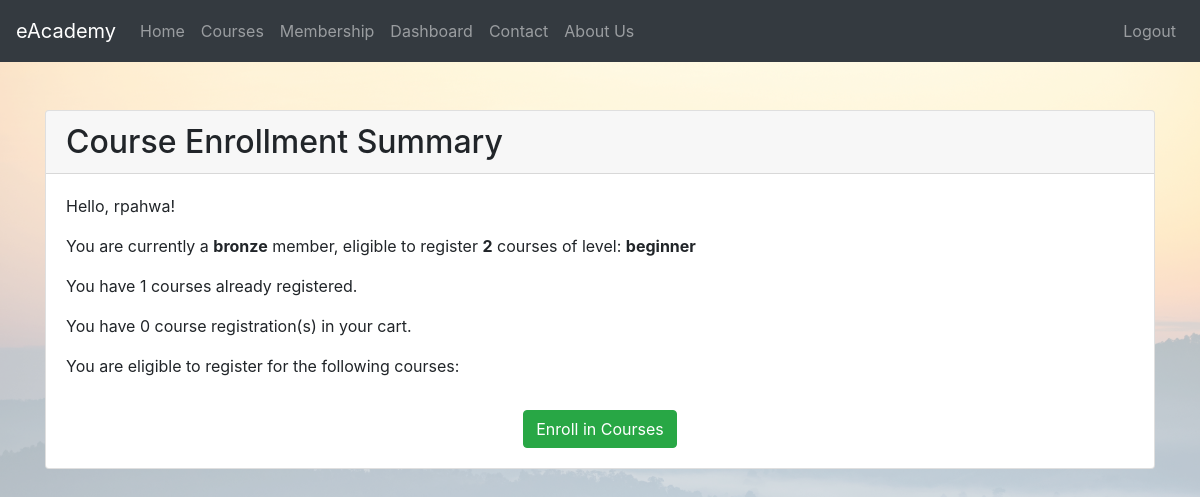
The app's page /checkout/ (signed in), older data.
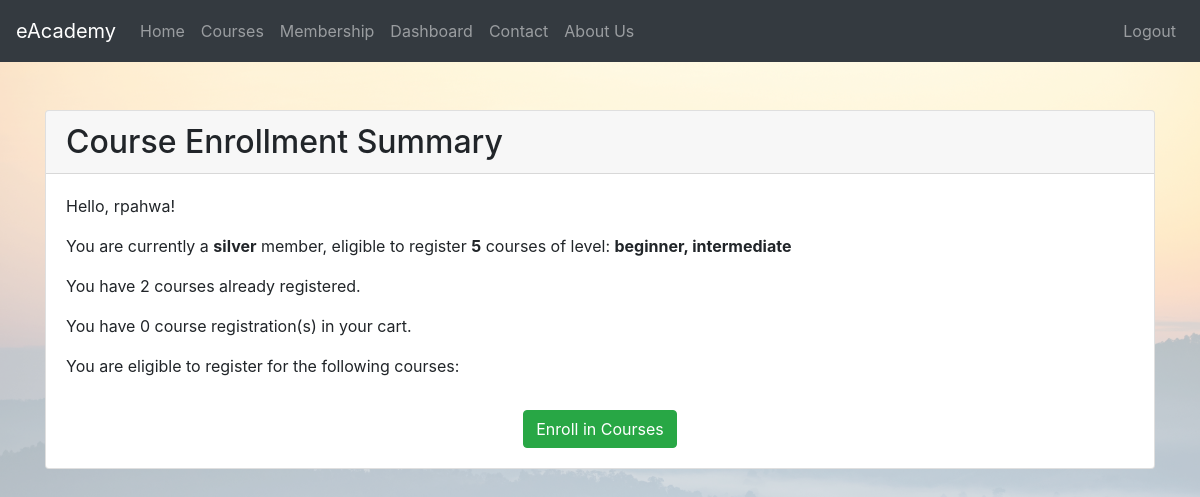
The same page, newer data.
### eAcademyApp/models.py (models this page shows, shortened)
class Membership(models.Model):
    MEMBERSHIP_CHOICES = [
        ('gold', 'Gold'),
        ('silver', 'Silver'),
        ('bronze', 'Bronze'),
    ]
    user = models.OneToOneField(User, on_delete=models.CASCADE)
    membership_type = models.CharField(max_length=10, choices=MEMBERSHIP_CHOICES, default='bronze')

### eAcademyApp/views.py (the view, shortened to what this page needs)
# urls.py: path('checkout/', views.checkout, name='checkout'),
@login_required
def checkout(request):
    if request.user.userprofile.isstudent():
        user_profile = UserProfile.objects.get(user=request.user)
        cart_courses = CartItem.objects.filter(student=user_profile)
        previous_registrations = Enrollment.objects.filter(student=user_profile).count()
        total_registrations = previous_registrations + cart_courses.count()
        membership = Membership.objects.get(user=request.user)
        max_registrations = 0
        access_levels = []
        if membership.membership_type == 'bronze':
            max_registrations = 2
            access_levels = ['beginner']
        elif membership.membership_type == 'silver':
            max_registrations = 5
            access_levels = ['beginner', 'intermediate']
        elif membership.membership_type == 'gold':
            max_registrations = float('inf')
            access_levels = ['beginner', 'intermediate', 'advanced']
        cart_valid = 0
        if total_registrations > max_registrations:
            cart_valid = 1
        context = {
            'user_profile': user_profile,
            'user_membership': membership,
            'cart_courses': cart_courses,
            'previous_registrations': previous_registrations,
            'total_registrations': total_registrations,
            'max_registrations': max_registrations,
            'access_levels': access_levels,
            'cart_valid': cart_valid
        }
        return render(request, 'checkout.html', context)
    else:
        messages.info(request, 'Only instructors are allowed to access this page.')
        return redirect(reverse('eAcademyApp:course_list'))

### eAcademyApp/models.py (called while the page is built)
    def isteacher(self):
        return self.user_type == 'professor'

    def isstudent(self):
        return self.user_type == 'student'

### templates/checkout.html (shortened to what this page needs)
{% extends 'base.html' %}
{% block content %}
    <div class="container mt-5">
        <div class="card">
            <div class="card-header">
                <h2 class="mb-0">Course Enrollment Summary</h2>
            </div>
            <div class="card-body">
                <p class="card-text">Hello, {{ user_profile.user.username }}!</p>
                <p class="card-text">You are currently a <strong>{{ user_membership.membership_type }}</strong> member, eligible to register <strong>{{ max_registrations }}</strong> courses of level: <strong>{{ access_levels|join:", " }}</strong></p>
                <p class="card-text">You have {{ previous_registrations }} courses already registered.</p>
                <p class="card-text">You have {{ cart_courses.count }} course registration(s) in your cart.</p>
                {% if cart_valid == 0 %}
                    <p class="card-text">You are eligible to register for the following courses:</p>
                    <div class="text-center mt-3">
                        <form method="post" action="{% url 'eAcademyApp:enrollment' %}">
                            <button type="submit" class="btn btn-success">Enroll in Courses</button>
                        </form>
                    </div>
                {% endif %}
            </div>
        </div>
    </div>
{% endblock %}

Row changes from the older to the newer data that the page shows:
changed Membership: membership_type "bronze" → "silver"
Text that changed along with them:
{{ max_registrations }}: "2" → "5"
{{ access_levels|join:", " }}: "beginner" → "beginner, intermediate"
{{ previous_registrations }}: "1" → "2"
